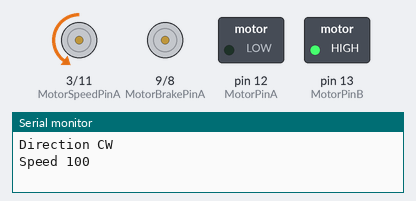
The sketch below on a simulated Arduino Uno, built with avr-gcc and run on an emulated ATmega328P. Parts: motor-driver pin pairs drawn as motors (green arrow = first pin HIGH = forward, orange = second pin HIGH = backward, longer = more drive), switched loads named in the sketch (green lamp = pin HIGH), the last lines printed to the serial monitor.

Above: at 2.5 s.
At 6.0 s:
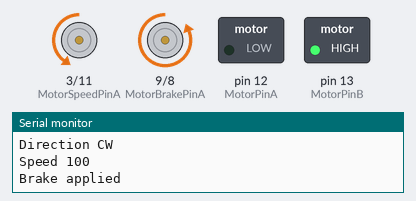
Timing chart, 0 to 13.8 s (numbered marks = the images above):
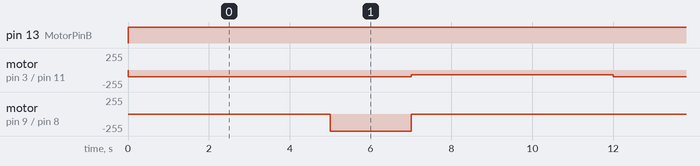

Measured:
- by itself, pin 13 (MotorPinB): LOW → HIGH at 0.00 s
- by itself, motor on pin 3 (MotorSpeedPinA) / pin 11 (MotorSpeedPinB): alternates backward 100/255 for 7.0 s and backward 70/255 for 5.0 s
- by itself, motor on pin 9 (MotorBrakePinA) / pin 8 (MotorBrakePinB): alternates backward 255/255 for 2.0 s and stopped for 10.0 s

The sketch:

ARD2005.ino
```cpp
// (licence header left out)
const int MotorPinA = 12; // for motor A
const int MotorSpeedPinA = 3; // for motor A
const int MotorBrakePinA = 9; // for motor A


const int MotorPinB = 13; // for motor B
const int MotorSpeedPinB = 11;// for motor B
const int MotorBrakePinB = 8;// for motor B

const int CW  = HIGH;
const int CCW = LOW;

void setup() {
  // motor A pin assignment
  pinMode(MotorPinA, OUTPUT);
  pinMode(MotorSpeedPinA, OUTPUT);
  pinMode(MotorBrakePinA, OUTPUT);

  // motor B pin assignment
  pinMode(MotorPinB, OUTPUT);
  pinMode(MotorSpeedPinB, OUTPUT);
  pinMode(MotorBrakePinB, OUTPUT);


  Serial.begin(9600);//  seial monitor initialized

}

void loop() {

  //start motor A at maximum speed
  digitalWrite(MotorPinB, CW);// set direction
      Serial.println("Direction CW");
  analogWrite(MotorSpeedPinB, 100);// set speed at maximum
      Serial.println("Speed 100");
  delay(5000);// run for 5 seconds
  digitalWrite(MotorBrakePinB, HIGH);// brake
      Serial.println("Brake applied");
  delay(2000);
  digitalWrite(MotorBrakePinB,LOW);// release brake
      Serial.println("Brake removed");
  analogWrite(MotorSpeedPinB, 70);// set to 1/3
      Serial.println("Speed at 70");
  delay(5000);//


}// loop end
```
